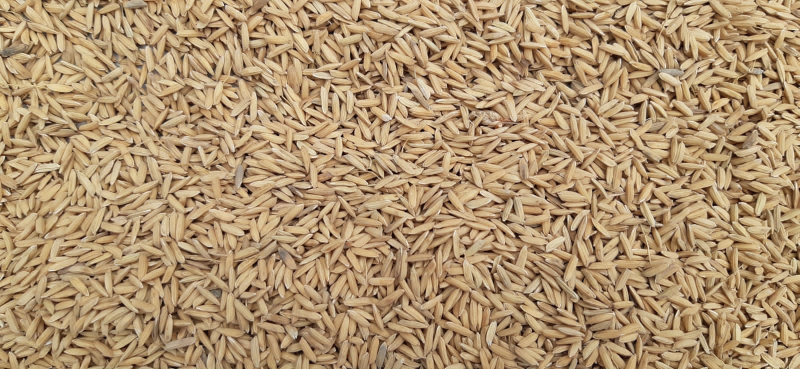
#> input picture Seed Study/Images/Dry03.jpeg, 1599 x 738 px (shown at 1/2 size)
$ jupyter execute --allow-errors 'SMA Compare and Row taking Compare.ipynb'
#> lines starting #> are read from the running program, lines starting #| are printed output that depends on the picture
[cell 1]
import cv2
import matplotlib.pyplot as plt
import numpy as np
import pandas as pd

[cell 2]
dry = cv2.imread('../Images/Dry03.jpeg')
#> dry is the input picture: shape (738, 1599, 3); mean B, G, R 111.2, 147, 175.3
dry = cv2.cvtColor(dry, cv2.COLOR_BGR2RGB)

wet = cv2.imread('../Images/Wet03.jpeg')
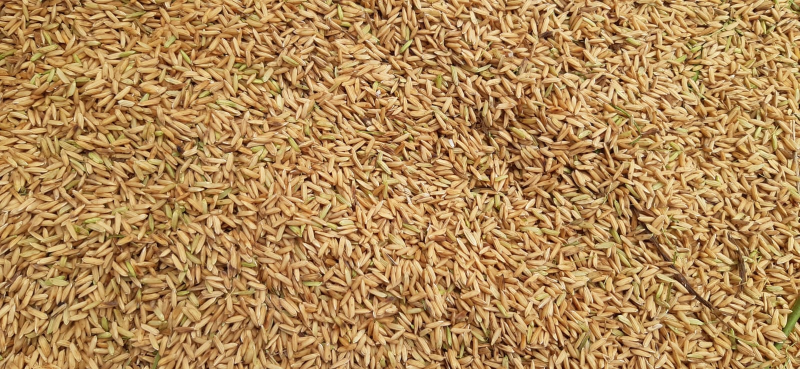
#> input picture Seed Study/Images/Wet03.jpeg, 1599 x 738 px (shown at 1/2 size)
#> wet is the input picture: shape (738, 1599, 3); mean B, G, R 85.7, 137.2, 177.8
wet = cv2.cvtColor(wet,cv2.COLOR_BGR2RGB)

[cell 3]
cv2.imshow("Dry Image", cv2.cvtColor(dry, cv2.COLOR_BGR2RGB))
cv2.waitKey(0)
cv2.destroyAllWindows()

[cell 4]
dry = np.array(dry, dtype = np.int64)
wet = np.array(wet, dtype = np.int64)

[cell 5]
def extract_color(x):
    """
        Use this function get separate there color channels thats mean there different data frame as red, green, blue
        Input - numpy array of a color image
    """
    x_red = x.copy()
    x_red[:,:,1:3] = 0

    x_green = x.copy()
    x_green[:,:,0:3:2] = 0

    x_blue = x.copy()
    x_blue[:,:,0:2] = 0
    return x_red, x_green, x_blue


def get_row_data(red, green,blue,row_num):
    """
        This function will return a single dataframe of a particular Row number
        Input - red_df, green_df, blue_df, row_num
        output- A single datafram wit column name Length, Red, Green , Blue
    """
    df = pd.DataFrame({'Length':np.arange(0,red.shape[1]), 'Red':red[row_num,:,0], 'Green': green[row_num,:,1], "Blue":blue[row_num,:,2]})
    return df

def just_two_row_plot(df1, df2, color = 'Blue'):
    plt.figure(figsize=(20,20))
    plt.plot(df1[color], c = 'red')
    plt.plot(df2[color], c = 'blue')
    plt.legend(['dry', 'wet'])
    fig_name = color + '-Row-Average-5'
    plt.savefig(f'{fig_name}.jpg', dpi = 1000)
    plt.show()

def two_row_with_sma(df1, df2, color='Blue', sma_vlaue = 250):
    column_name =  'SMA-'+str(sma_vlaue)
    df1[column_name] = df1[color].rolling(sma_vlaue, center=True).mean()
    df2[column_name] = df2[color].rolling(sma_vlaue, center = True).mean()

    plt.figure(figsize=(20,5))
    plt.plot(df1[column_name],c='r')
    plt.plot(df2[column_name],c='b')
    plt.legend(['df1-smooth','df2-smooth'])
    plt.savefig('df1 vs df2 with sma.jpg',dpi = 1000)
    plt.show()

[cell 6]
dry_red, dry_green, dry_blue = extract_color(dry)
#> in extract_color, `x_red[:,:,1:3] = 0`:
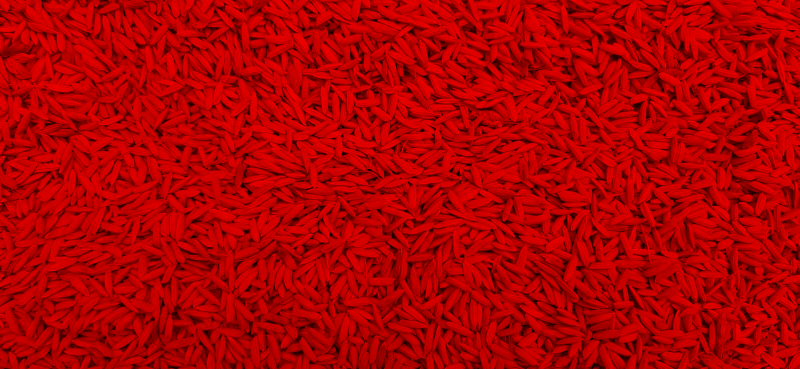
#> x_red: shape (738, 1599, 3) int64 (shown at 1/2 size); mean R, G, B 175.3, 0, 0
#> in extract_color, `x_green[:,:,0:3:2] = 0`:
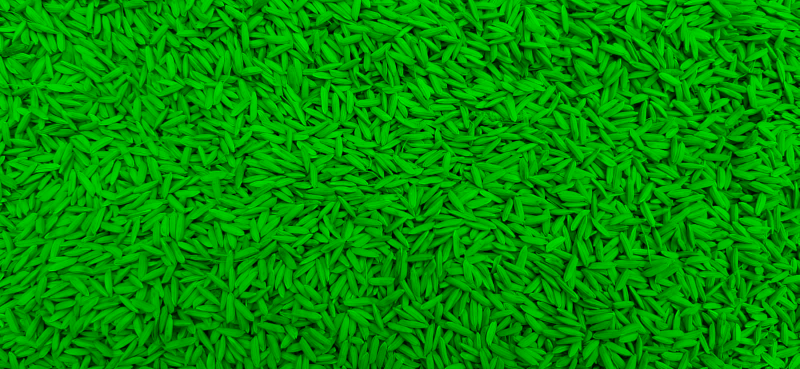
#> x_green: shape (738, 1599, 3) int64 (shown at 1/2 size); mean R, G, B 0, 147, 0
#> in extract_color, `x_blue[:,:,0:2] = 0`:
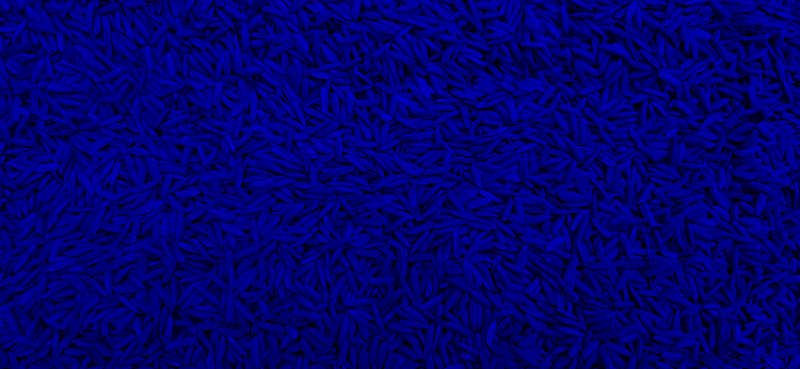
#> x_blue: shape (738, 1599, 3) int64 (shown at 1/2 size); mean R, G, B 0, 0, 111.2
wet_red, wet_gree, wet_blue = extract_color(wet)
#> in extract_color (call 2), `x_red[:,:,1:3] = 0`:
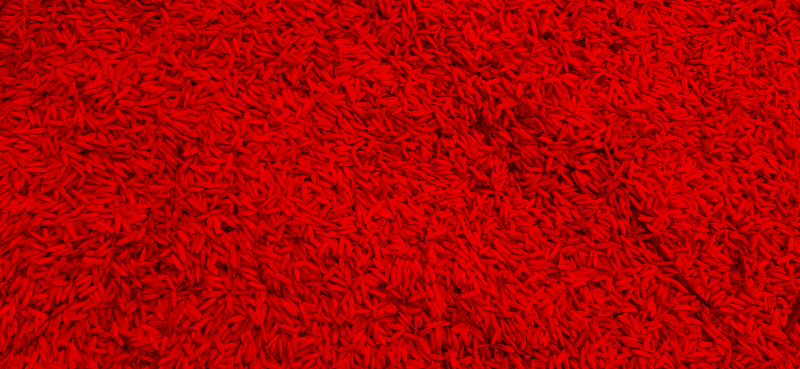
#> x_red: shape (738, 1599, 3) int64 (shown at 1/2 size); mean R, G, B 177.8, 0, 0
#> in extract_color (call 2), `x_green[:,:,0:3:2] = 0`:
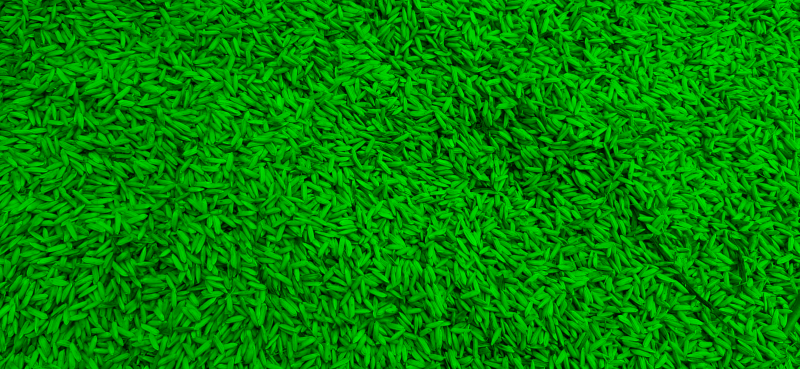
#> x_green: shape (738, 1599, 3) int64 (shown at 1/2 size); mean R, G, B 0, 137.2, 0
#> in extract_color (call 2), `x_blue[:,:,0:2] = 0`:
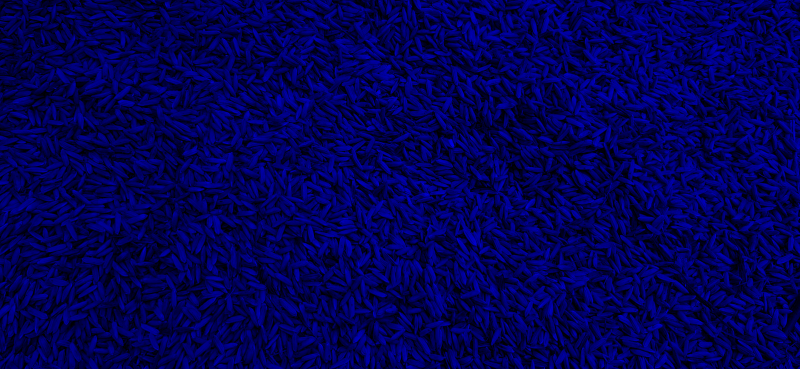
#> x_blue: shape (738, 1599, 3) int64 (shown at 1/2 size); mean R, G, B 0, 0, 85.7

[cell 7]
row_num = 150
dry_df = get_row_data(dry_red, dry_green, dry_blue, row_num=row_num)
#> in get_row_data, `df = pd.DataFrame({'Length':np.arange(0,red.shape[1]), 'Red':red[row_n..`: df = table of 1599 rows and 4 columns
#> dry_df = table of 1599 rows and 4 columns
wet_df = get_row_data(wet_red, wet_gree, wet_blue, row_num= row_num)
#> wet_df = table of 1599 rows and 4 columns

#> (a cell that did not finish here is left out)


[cell 9]
two_row_with_sma(dry_df, wet_df, color='Red', sma_vlaue=350)
#> in two_row_with_sma, `plt.savefig('df1 vs df2 with sma.jpg',dpi = 1000)`:
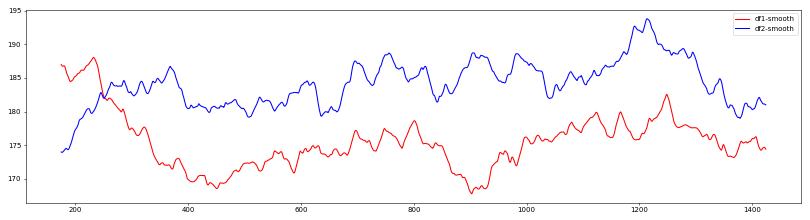
#> figure drawn by matplotlib, 1 panel

## Taking Row Averages

[cell 10]
dry.shape
#> Out = (738, 1599, 3)

[cell 11]
row_nums = np.linspace(50,688, 5, dtype=np.int64)

[cell 12]
dry_red, dry_green, dry_blue = extract_color(dry)
wet_red, wet_gree, wet_blue = extract_color(wet)

# row_nums = np.linspace(50,688, 5, dtype=np.int64)
row_num = 250
dry_df = get_row_data(dry_red, dry_green, dry_blue, row_num=row_num)
wet_df = get_row_data(wet_red, wet_gree, wet_blue, row_num= row_num)

[cell 13]
row_nums = np.linspace(50,688, 5, dtype=np.int64)

dfs1 = []
dfs2 = []
for i in row_nums:
    dfs1.append(get_row_data(dry_red, dry_green, dry_blue, row_num=i))
    dfs2.append(get_row_data(wet_red, wet_gree, wet_blue, row_num= i))
#> after the loop, dfs1 = 5 items; dfs2 = 5 items

[cell 14]
r1 = 0
g1 = 0
b1 = 0

r2 = 0
g2 = 0
b2 = 0

for i in range(len(dfs1)):
    r1 = r1 + dfs1[i]['Red']
    g1 = g1 + dfs1[i]['Green']
    b1 = b1 + dfs1[i]['Blue']

    r2 = r2 + dfs2[i]['Red']
    g2 = g2 + dfs2[i]['Green']
    b2 = b2 + dfs2[i]['Blue']
#> this loop made 5 passes

r1 = r1/len(dfs1)
g1 = g1/len(dfs1)
b1 = b1/len(dfs1)

r2 = r2/len(dfs1)
g2 = g2/len(dfs1)
b2 = b2/len(dfs1)

df1 = pd.DataFrame({'Red': r1, 'Green': g1, 'Blue': b1})
#> df1 = table of 1599 rows and 3 columns
df2 = pd.DataFrame({'Red': r2, 'Green': g2, 'Blue': b2})
#> df2 = table of 1599 rows and 3 columns

#> (a cell that did not finish here is left out)


#> (a cell that did not finish here is left out)

#> call 3 of just_two_row_plot, with color = 'Red'
#> in just_two_row_plot (call 3), `plt.savefig(f'{fig_name}.jpg', dpi = 1000)`:
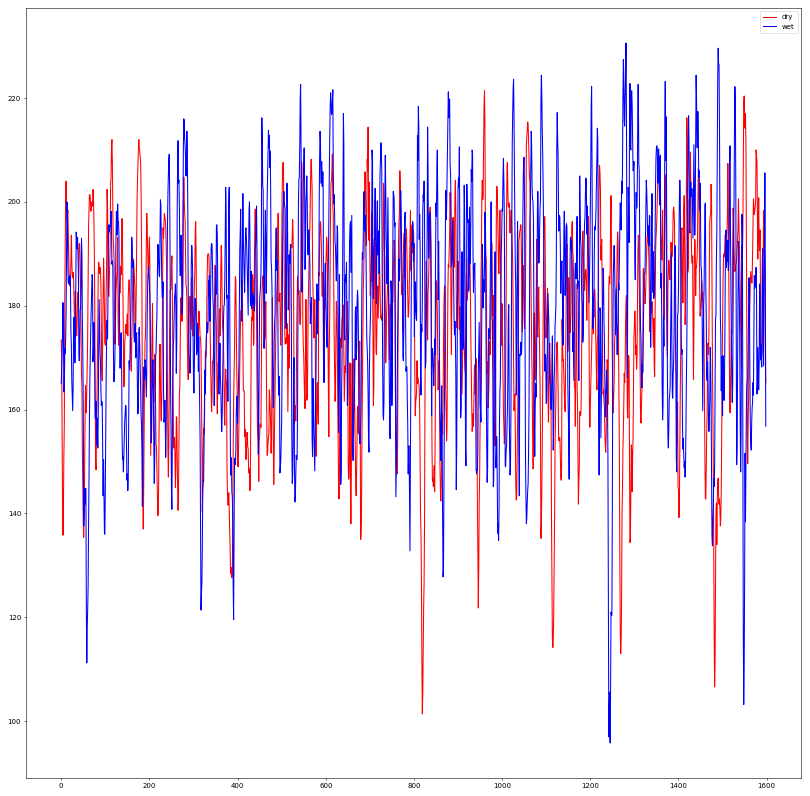
#> figure drawn by matplotlib, 1 panel; curve peaks at x = 960, y = 221.4; curve peaks at x = 1281, y = 230.6

#> (a cell that did not finish here is left out)

#> call 4 of just_two_row_plot, with color = 'Green'
#> in just_two_row_plot (call 4), `plt.savefig(f'{fig_name}.jpg', dpi = 1000)`:
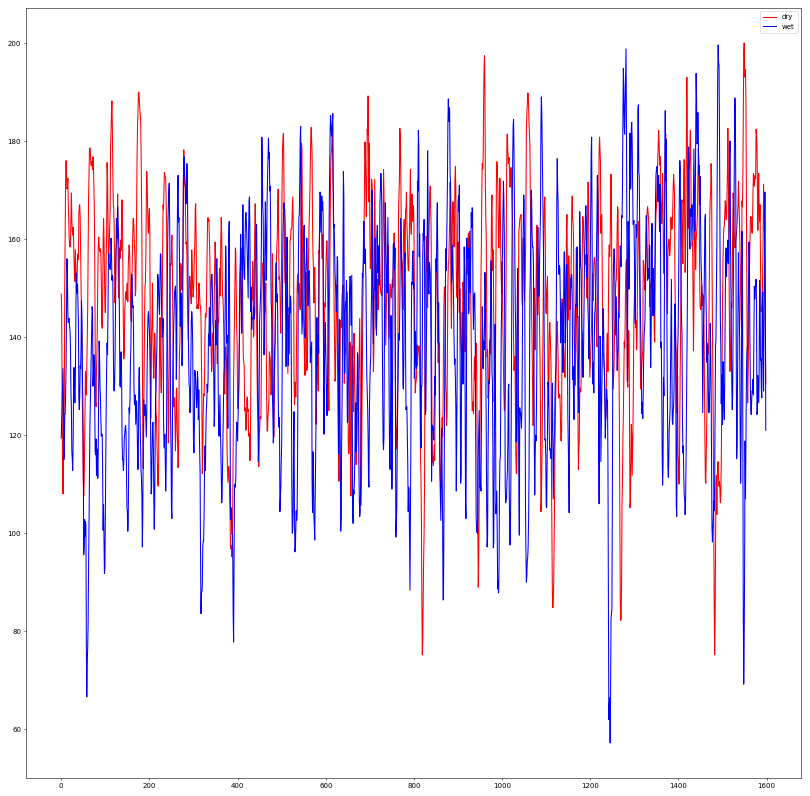
#> figure drawn by matplotlib, 1 panel; curve peaks at x = 1549, y = 200; curve peaks at x = 1490, y = 199.6
